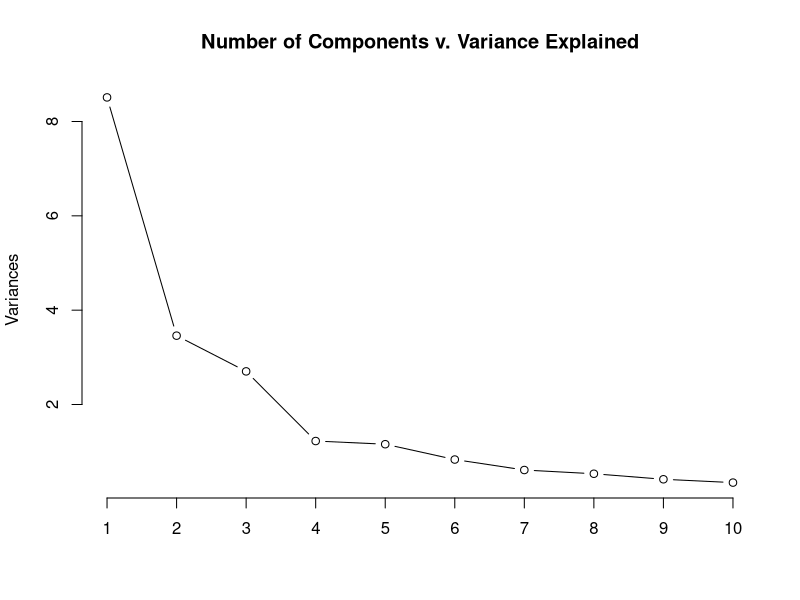
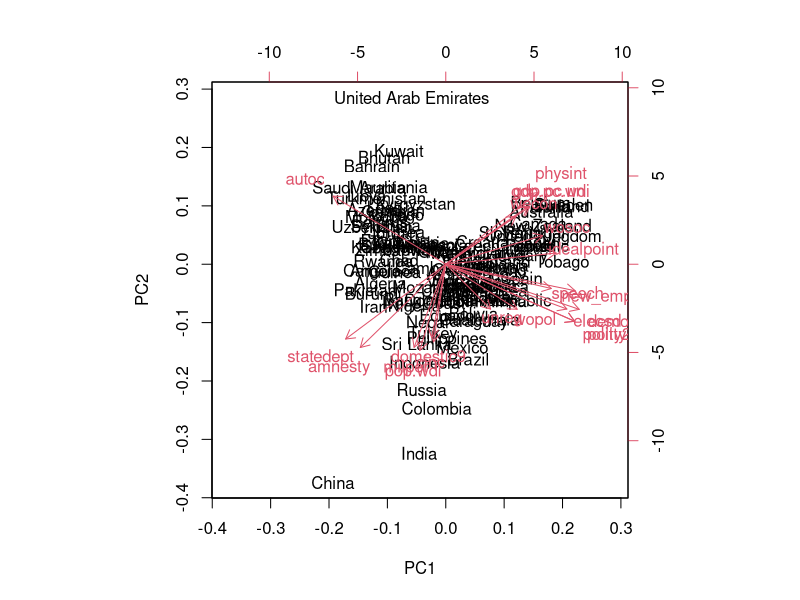

These charts were generated, in order, by the following R code: (Note: this script raises an error after producing the figures.)
## ---- chunk 1
knitr::opts_chunk$set(echo = TRUE)
## ---- chunk 2
setwd("~/Dropbox/berkeley/Teaching/PoliSci_150B/Lectures/15_PCA")
rm(list=ls())

# makes the first column the rownames.
dat <- read.csv("countries.csv", row.names = 1) 
## ---- chunk 3
# compute PCA
pca1 <- prcomp(dat, scale=TRUE, center = TRUE)
## ---- chunk 4
summary(pca1)
## ---- chunk 5
# loadings are contained in the 'rotation' object.
loadings <- pca1$rotation
loadings[1:5, 1:5]

# scores are contained in the 'x' object.
scores <- pca1$x
scores[1:5, 1:5]
## ---- chunk 6
# scree plot
plot(pca1, type="l",main="Number of Components v. Variance Explained")
## ---- chunk 7
# biplot
biplot(pca1)
## ---- chunk 8
install.packages("ggfortify")
library(ggfortify)

autoplot(pca1)
## ---- chunk 9
autoplot(pca1, shape = F)
## ---- chunk 10
autoplot(pca1, shape = F,
         loadings = T,
         loadings.label = T)
